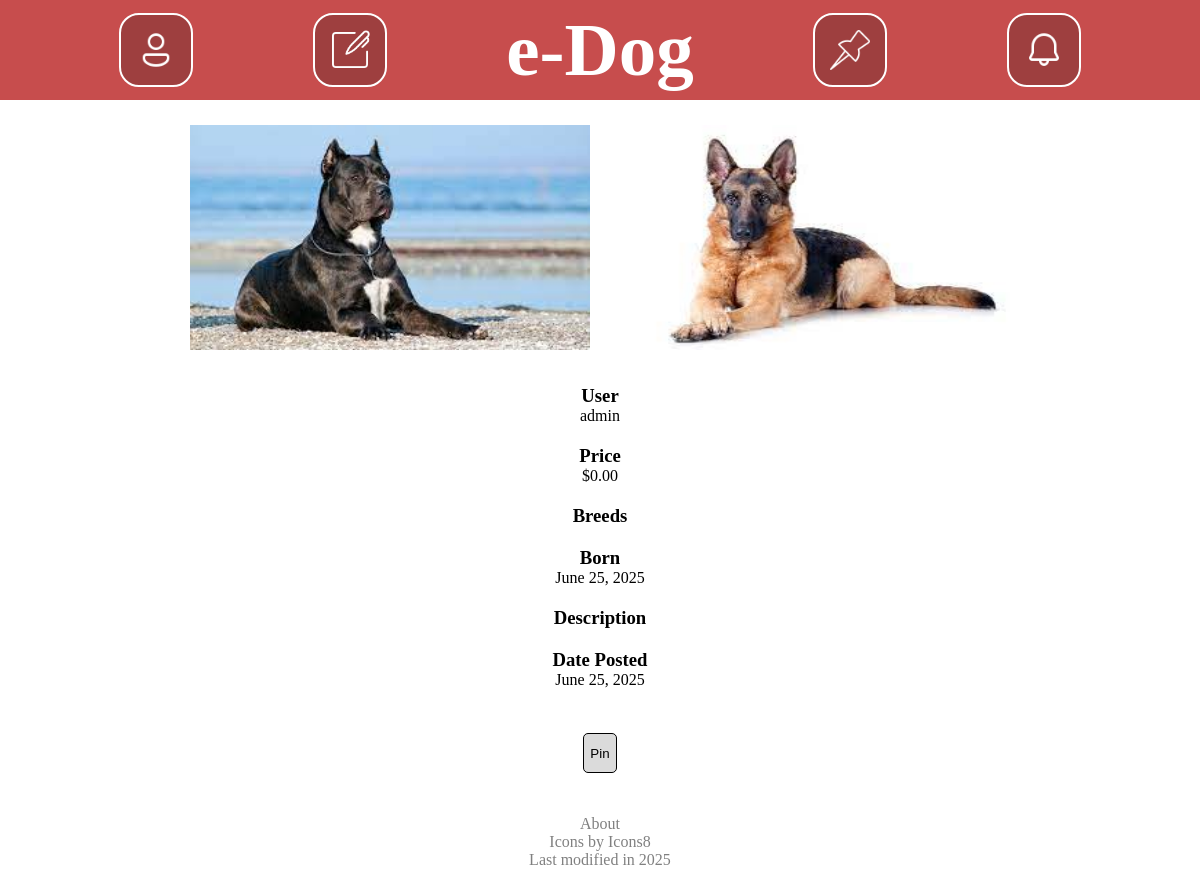
The app's page /post/72/, older data.
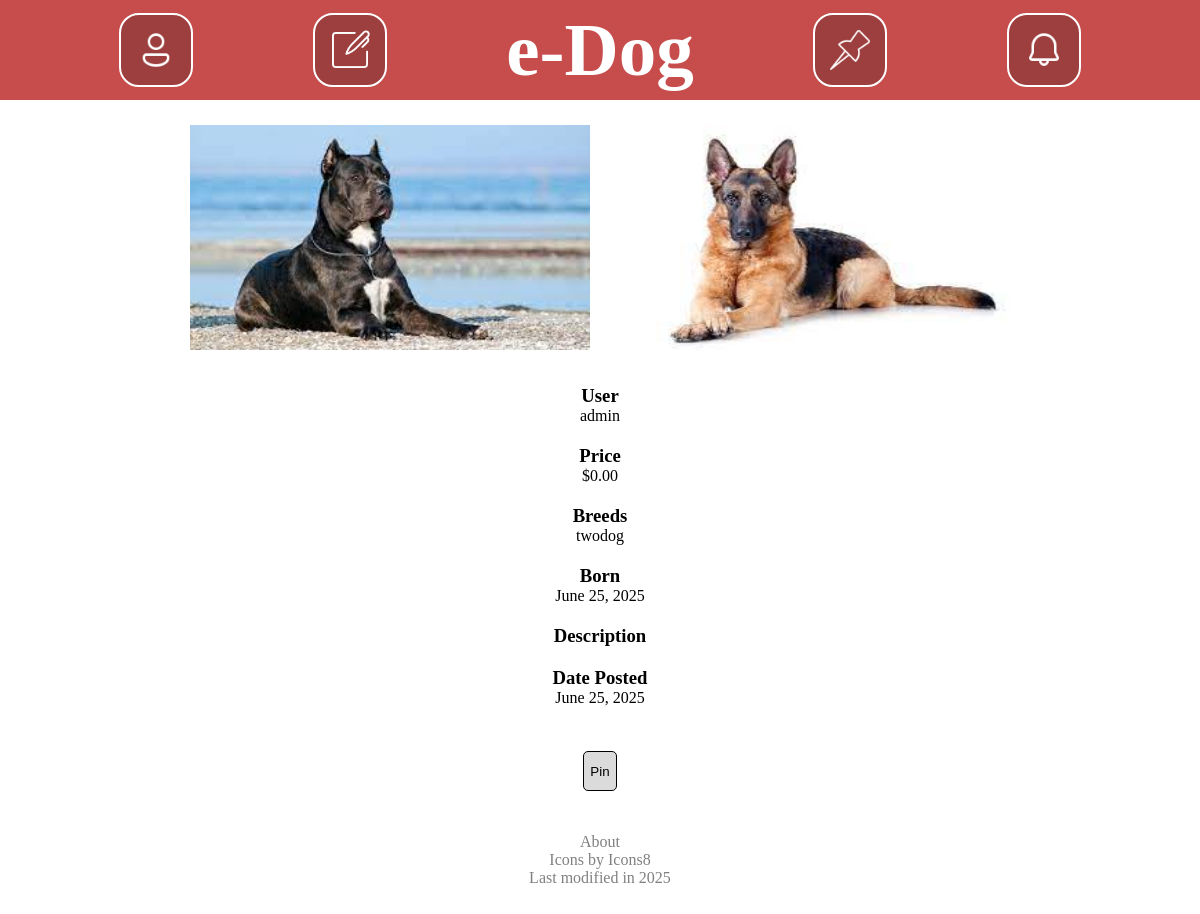
The same page, newer data.
### post/models.py (models this page shows, shortened)
class Post(models.Model):
    user = models.ForeignKey(User, on_delete=models.CASCADE)
    breeds = models.CharField(max_length=100)
    price = models.DecimalField(decimal_places=2, max_digits=9)
    description = models.TextField(max_length=1000)
    age = models.DateField()
    dateCreated = models.DateField(auto_now_add=True)

### post/views.py (the view)
# urls.py: path("", views.index, name="index"),
def index(request, postID):
    post = get_object_or_404(Post, pk=postID)
    postKey = post.pk
    allImages = Image.objects.filter(post=postKey)
    context = {
        "post": post,
        "allImages": allImages,
    }
    return render(request, "post/index.html", context)

### post/templates/post/index.html (shortened to what this page needs)
<!DOCTYPE html>
<html lang="en-US">
	<head>
		{% load static %}
		<link rel="stylesheet" href="{% static 'browse/style.css' %}">
	</head>
	<body>
		<div class="content">
			{% include "browse/header.html" %}
			{% if post %}
				<div class="imageRow">
					{% for image in allImages %}
						<div class="imageBox">
							<img class="image" src="{{image.photo.url}}">
						</div>
					{% endfor %}
				</div>
				<div class="details">
					<h3>User</h3>
					<a href="/user/{{post.user.username}}"><p>{{post.user}}</p></a>
					<h3>Price</h3>
					<p>${{post.price}}</p>
					<h3>Breeds</h3>
					<p>{{post.breeds}}</p>
					<h3>Born</h3>
					<p>{{post.age}}</p>
					<h3>Description</h3>
					<h3>Date Posted</h3>
					<p>{{post.dateCreated}}</p>
				</div>
			{% else %}
				<p>No Posts</p>
			{% endif %}
			<button id="pinButton" class="buttonLink" onclick="pinPost()">Pin</button>
			{% include "browse/footer.html" %}
		</div>
	</body>
</html>

Row changes from the older to the newer data that the page shows:
changed Post "admin": breeds (not shown) → "twodog"
